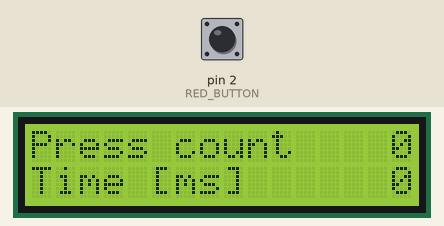
A sketch run on a simulated Arduino Uno, built with avr-gcc and run on an emulated ATmega328P. Parts: 16×2 character LCD. The inputs (shaded band) are chosen by the test bench; at power-on: pin 2 (RED_BUTTON) HIGH.

Above: at 1.2 s.
1.3 s: pin 2 (RED_BUTTON) pulled LOW for 0.15 s
At 2.6 s:
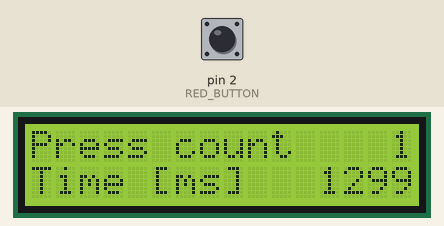
2.9 s: pin 2 (RED_BUTTON) pulled LOW for 1 s
At 3.8 s:
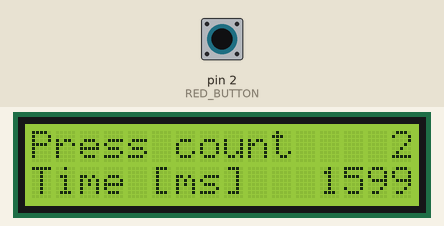
5.4 s: pin 2 (RED_BUTTON) pulled LOW for 0.15 s
At 6.7 s:
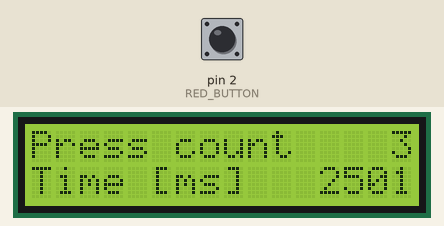
7.0 s: pin 2 (RED_BUTTON) pulled LOW for 1 s
At 8.1 s:
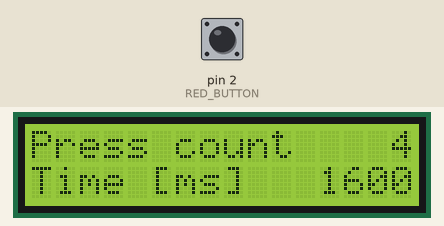
Timing chart, 0 to 10.0 s (numbered marks = the images above; inputs shaded):
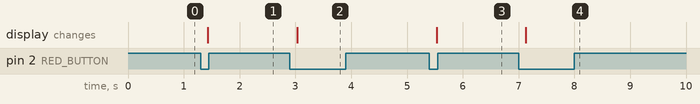

The sketch:

kod01.ino
```cpp
#include <LiquidCrystal_I2C.h>

#define RED_BUTTON 2
#define DEBOUNCING_PERIOD 100

LiquidCrystal_I2C lcd(0x27, 16, 2);

int pressCounter = 0;
volatile unsigned long buttonTimestamp = 0UL;
unsigned long previousButtonTimestamp = 0UL;
unsigned long elapsedStartTimestamp = 0UL;

void interruptAction()
{
    buttonTimestamp = millis();
}

void printResults(int count, unsigned long time)
{
    char buffer[40];
    sprintf(buffer, "Press count%5d", count);
    lcd.setCursor(0, 0);
    lcd.print(buffer);
    sprintf(buffer, "Time [ms]%7lu", time);
    //sprintf(buffer, "Time [s]%4lu.%03d", time / 1000, time % 1000);
    lcd.setCursor(0, 1);
    lcd.print(buffer);
}

void setup()
{
    pinMode(RED_BUTTON, INPUT_PULLUP);
    lcd.init();
    lcd.backlight();
    printResults(0, 0UL);

    attachInterrupt(digitalPinToInterrupt(RED_BUTTON), interruptAction, FALLING);
}

void loop()
{
    noInterrupts();
    unsigned long localButtonTimestamp = buttonTimestamp;
    interrupts();

    if (localButtonTimestamp != previousButtonTimestamp && millis() > localButtonTimestamp + DEBOUNCING_PERIOD)
    {
        if (digitalRead(RED_BUTTON) == LOW)
        {
            pressCounter++;

            unsigned long elapsedTime = localButtonTimestamp - elapsedStartTimestamp;
            elapsedStartTimestamp = localButtonTimestamp;

            printResults(pressCounter, elapsedTime);
        }
        previousButtonTimestamp = localButtonTimestamp;
    }
}
```

Measured:
- after the input at 1.3 s, the display: changes after 0.13 s (image 1)
- after the input at 2.9 s, the display: changes after 0.13 s (image 2)
- after the input at 5.4 s, the display: changes after 0.13 s (image 3)
- after the input at 7.0 s, the display: changes after 0.13 s (image 4)
